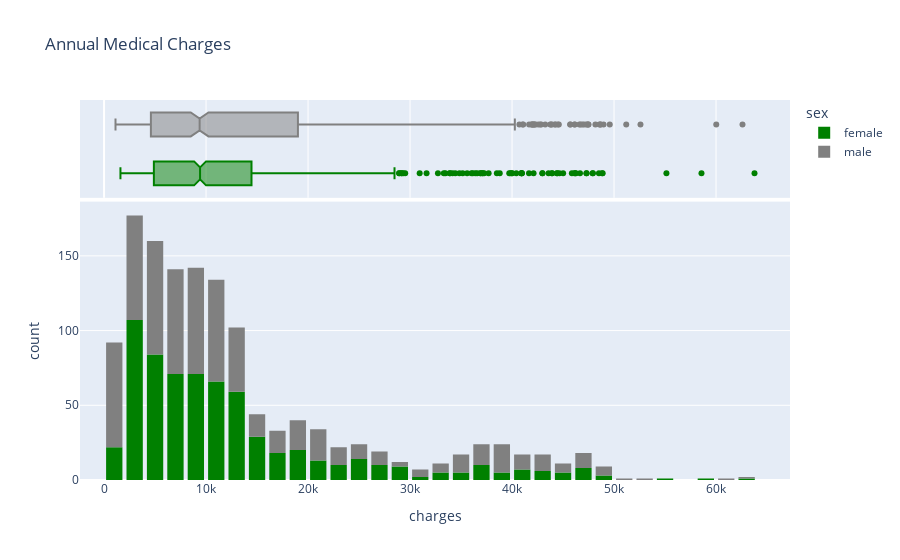

Notebook code cell kept with this figure:
### Markdown cell above
* The Medical insurance charges follows the power law, with alot of people clustering around the lower amount range, and then with an exponential decrease.

### Code cell
fig = px.histogram(
    medical_df,
    x = 'charges',
    marginal = 'box',
    color = 'sex',
    color_discrete_sequence = ['green', 'grey'],
    title = 'Annual Medical Charges'
)
fig.update_layout(bargap = 0.2)
fig.show()

### Figure 1 — Plotly figure (JSON) as saved in the notebook; plotly's stock layout.template omitted (floating-point values rounded to 4 significant figures; data arrays with more than 128 entries replaced by an {"elided": "..."} marker saying what was removed)
{"data": [{"bingroup": "x", "hovertemplate": "sex=female<br>charges=%{x}<br>count=%{y}<extra></extra>", "legendgroup": "female", "marker": {"color": "green", "pattern": {"shape": ""}}, "name": "female", "orientation": "v", "showlegend": true, "type": "histogram", "x": {"elided": "662 float values"}, "xaxis": "x", "yaxis": "y"}, {"hovertemplate": "sex=female<br>charges=%{x}<extra></extra>", "legendgroup": "female", "marker": {"color": "green"}, "name": "female", "notched": true, "showlegend": false, "type": "box", "x": {"elided": "662 float values"}, "xaxis": "x2", "yaxis": "y2"}, {"bingroup": "x", "hovertemplate": "sex=male<br>charges=%{x}<br>count=%{y}<extra></extra>", "legendgroup": "male", "marker": {"color": "grey", "pattern": {"shape": ""}}, "name": "male", "orientation": "v", "showlegend": true, "type": "histogram", "x": {"elided": "676 float values"}, "xaxis": "x", "yaxis": "y"}, {"hovertemplate": "sex=male<br>charges=%{x}<extra></extra>", "legendgroup": "male", "marker": {"color": "grey"}, "name": "male", "notched": true, "showlegend": false, "type": "box", "x": {"elided": "676 float values"}, "xaxis": "x2", "yaxis": "y2"}], "layout": {"bargap": 0.2, "barmode": "relative", "legend": {"title": {"text": "sex"}, "tracegroupgap": 0}, "title": {"text": "Annual Medical Charges"}, "xaxis": {"anchor": "y", "domain": [0, 1], "title": {"text": "charges"}}, "xaxis2": {"anchor": "y2", "domain": [0, 1], "matches": "x", "showgrid": true, "showticklabels": false}, "yaxis": {"anchor": "x", "domain": [0, 0.7326], "title": {"text": "count"}}, "yaxis2": {"anchor": "x2", "domain": [0.7426, 1], "matches": "y2", "showgrid": false, "showline": false, "showticklabels": false, "ticks": ""}}}
